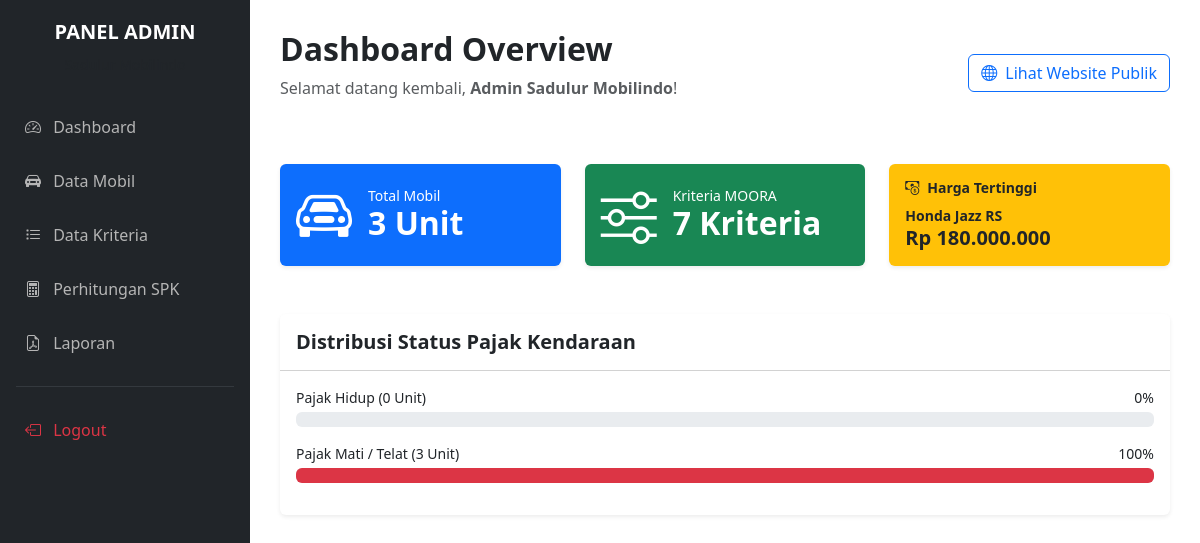
Page /admin/index.php (signed in) on the earlier database version.
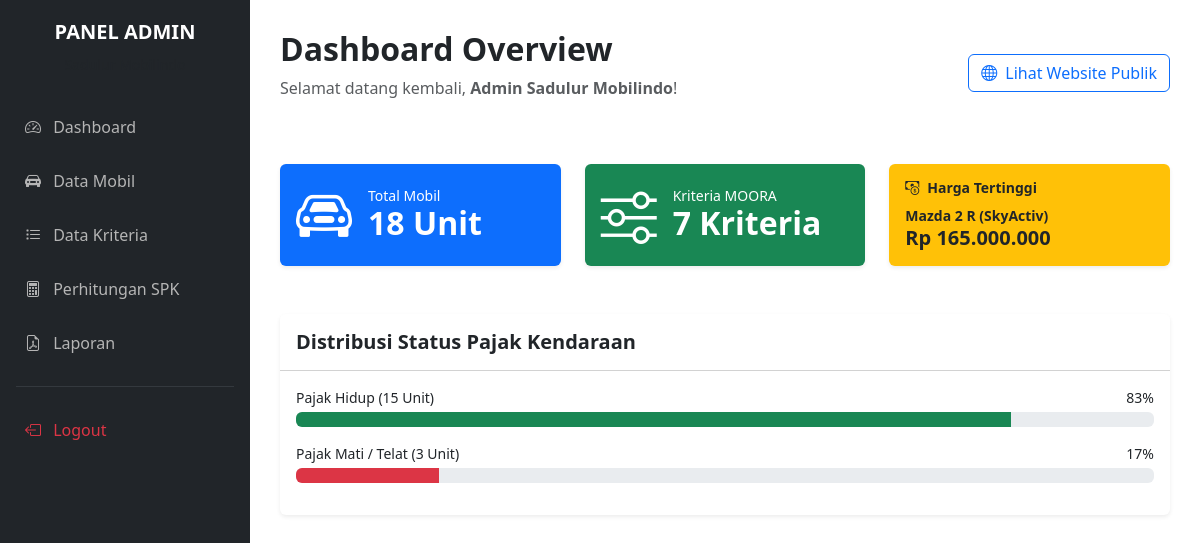
Same page on the later database version.
### tables this page shows
CREATE TABLE `tb_alternatif` (
  `id_mobil` int(11) NOT NULL,
  `nama_mobil` varchar(100) NOT NULL,
  `merek` varchar(50) NOT NULL,
  `harga_asli` bigint(20) DEFAULT NULL,
  `tahun` int(11) DEFAULT NULL,
  `jarak_tempuh` int(11) DEFAULT NULL,
  `pajak_kendaraan` varchar(50) DEFAULT NULL,
  `deskripsi` text NOT NULL,
  `foto_mobil` varchar(255) NOT NULL
);

### config/functions.php (called while the page is built, shortened)
<?php
require 'koneksi.php';
function query($query) {
    global $conn;
    $result = mysqli_query($conn, $query);
    $rows = [];
    while ($row = mysqli_fetch_assoc($result)) {
        $rows[] = $row;
    }
    return $rows;
}
?>

### admin/index.php (the view, shortened to what this page needs)
<?php
include 'header.php';
$mobil = query("SELECT * FROM tb_alternatif");
$jml_mobil = count($mobil);
$total = ($jml_mobil > 0) ? $jml_mobil : 1;
if ($_SESSION['role'] === 'admin') {
    $kriteria = query("SELECT * FROM tb_kriteria");
    $jml_kriteria = count($kriteria);
    $result_mahal = mysqli_query($conn, "SELECT * FROM tb_alternatif ORDER BY harga_asli DESC LIMIT 1");
    $mobil_mahal = mysqli_fetch_assoc($result_mahal);
} else {
    $result_rata = mysqli_query($conn, "SELECT AVG(harga_asli) as rata_rata FROM tb_alternatif");
    $row_rata = mysqli_fetch_assoc($result_rata);
    $rata_rata_harga = $row_rata['rata_rata'] ?? 0;
    $tahun_sekarang = date('Y');
}
?>
<div class="d-flex justify-content-between align-items-center mb-5">
    <div>
        <h2 class="fw-bold">Dashboard Overview</h2>
        <p class="text-muted">Selamat datang kembali, <strong><?= $_SESSION['nama_admin']; ?></strong>!</p>
    </div>
    <a href="../index.php" target="_blank" class="btn btn-outline-primary">
        <i class="bi bi-globe me-1"></i> Lihat Website Publik
    </a>
</div>
<div class="row g-4 mb-5">
    <div class="col-md-4">
        <div class="card bg-primary text-white h-100 border-0 shadow-sm">
            <div class="card-body d-flex align-items-center">
                <div class="display-4 me-3"><i class="bi bi-car-front"></i></div>
                <div>
                    <h5 class="mb-0 small">Total Mobil</h5>
                    <h2 class="fw-bold mb-0"><?= $jml_mobil; ?> Unit</h2>
                </div>
            </div>
        </div>
    </div>
    <?php if ($_SESSION['role'] === 'admin') : ?>
    <div class="col-md-4">
        <div class="card bg-success text-white h-100 border-0 shadow-sm">
            <div class="card-body d-flex align-items-center">
                <div class="display-4 me-3"><i class="bi bi-sliders"></i></div>
                <div>
                    <h5 class="mb-0 small">Kriteria MOORA</h5>
                    <h2 class="fw-bold mb-0"><?= $jml_kriteria; ?> Kriteria</h2>
                </div>
            </div>
        </div>
    </div>
    <div class="col-md-4">
        <div class="card bg-warning text-dark h-100 border-0 shadow-sm">
            <div class="card-body">
                <h5 class="card-title small fw-bold"><i class="bi bi-cash-coin me-2"></i>Harga Tertinggi</h5>
                <?php if($mobil_mahal) : ?>
                    <p class="fw-bold mb-0 small"><?= $mobil_mahal['nama_mobil']; ?></p>
                    <p class="mb-0 h5 fw-bold">Rp <?= number_format($mobil_mahal['harga_asli'], 0, ',', '.'); ?></p>
                <?php else : ?>
                    <p class="mb-0 small">- Belum ada data -</p>
                <?php endif; ?>
            </div>
        </div>
    </div>
    <?php endif; ?>
</div>
<div class="card shadow-sm border-0">
    <div class="card-header bg-white py-3">
        <h5 class="mb-0 fw-bold">
            <?= ($_SESSION['role'] === 'admin') ? 'Distribusi Status Pajak Kendaraan' : 'Distribusi Merek Mobil'; ?>
        </h5>
    </div>
    <div class="card-body">
        <?php if ($_SESSION['role'] === 'admin') : ?>
            <?php
                $hidup = 0; $mati = 0;
                foreach($mobil as $m) {
                    if(strpos($m['pajak_kendaraan'], 'Hidup') !== false) {
                        $hidup++;
                    } else {
                        $mati++;
                    }
                }
                $persen_hidup = ($hidup / $total) * 100;
                $persen_mati = ($mati / $total) * 100;
            ?>
            <div class="mb-3">
                <div class="d-flex justify-content-between mb-1 small">
                    <span>Pajak Hidup (<?= $hidup; ?> Unit)</span>
                    <span><?= round($persen_hidup); ?>%</span>
                </div>
                <div class="progress" style="height: 15px;"><div class="progress-bar bg-success" style="width: <?= $persen_hidup; ?>%"></div></div>
            </div>
            <div class="mb-3">
                <div class="d-flex justify-content-between mb-1 small">
                    <span>Pajak Mati / Telat (<?= $mati; ?> Unit)</span>
                    <span><?= round($persen_mati); ?>%</span>
                </div>
                <div class="progress" style="height: 15px;"><div class="progress-bar bg-danger" style="width: <?= $persen_mati; ?>%"></div></div>
            </div>
        <?php endif; ?>
    </div>
</div>
<?php include 'footer.php'; ?>

Differences in the rows shown:
removed tb_alternatif: nama_mobil "Honda Jazz RS", harga_asli "180.000.000"
added tb_alternatif: nama_mobil "Mazda 2 R (SkyActiv)", harga_asli "165.000.000"
Other differences:
$jml_mobil: "3" → "18"
$hidup: "0" → "15"
$persen_hidup: "0" → "83"
$persen_mati: "100" → "17"
$persen_mati: 100 → 16.666666666667 (drawn)
